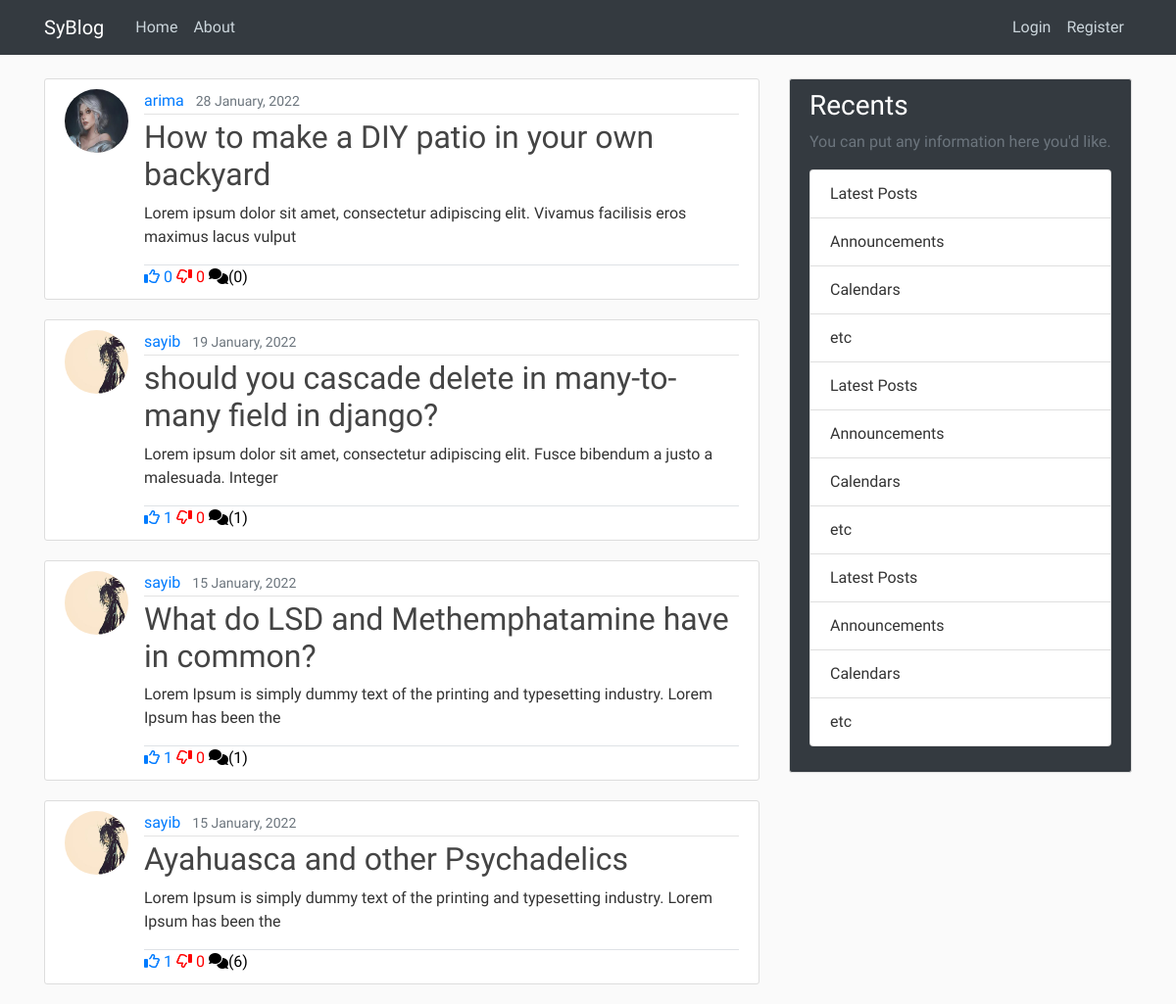
The page / on the database its author committed.
### blog/models.py (models this page shows, shortened)
class Post(models.Model):
    title = models.CharField(max_length=100)
    content = models.TextField()
    date_posted = models.DateTimeField(default=timezone.now)
    author = models.ForeignKey(User, on_delete=models.CASCADE)
    likes = models.ManyToManyField(User, related_name="blog_likes")
    dislikes = models.ManyToManyField(User, related_name="blog_dislikes")
    def snippet(self):
        return self.content[:100]
    def likes_count(self):
        return self.likes.count()
    def dislikes_count(self):
        return self.dislikes.count()

### users/models.py (models this page shows, shortened)
class Profile(models.Model):
    user = models.OneToOneField(User, on_delete=models.CASCADE)
    image = models.ImageField(default = "default.jpg", upload_to='profile_pics')

### blog/views.py (the view)
# urls.py: path('', PostListView.as_view(), name="blog-home"),
class PostListView(ListView):
    model = Post
    template_name = "blog/home.html"
    context_object_name = 'posts'
    ordering = ['-date_posted']

### friend/context_processors.py (called while the page is built)
def requests_to_base(requests):
    receivers = dict(Counter([req.receiver for req in FriendRequest.objects.all()]))
    return {'receivers': receivers}

### blog/templates/blog/home.html
{% extends 'blog/base.html' %}
{% block content %}
    {% for post in posts %}
        <article class="media content-section">
            <img class="rounded-circle article-img" src="{{post.author.profile.image.url}}" >
            <div class="media-body">
                <div class="article-metadata">
                    <a class="mr-2" href="{% url 'user_display' post.author.id %}">{{ post.author }}</a>
                    <small class="text-muted">{{ post.date_posted|date:"d F, Y" }}</small>
                </div>
                <h2><a class="article-title" href="{% url 'post-detail' post.id%}">{{ post.title }}</a></h2>
                <p class="article-content">{{ post.snippet }}</p>
                <div class="border-top">
                    <a class="like-btn"  style="text-decoration:none" disabled><i class="fa-regular fa-thumbs-up"></i> {{post.likes_count}}</a>
                    <a class="like-btn"  style="text-decoration:none; color:red" disabled><i class="fa-regular fa-thumbs-down fa-flip-horizontal"></i> {{post.dislikes_count}}</a>
                    <a style="text-decoration:none; color:black" disabled><i class="fas fa-comments"></i>({{post.comments.all.count}})</a>
                </div>
            </div>
        </article>
    {% endfor %}
{% endblock content %}

### blog/static/blog/main.css (style rules this page uses)
body { background: #fafafa; color: #333333; margin-top: 5rem; font-family: 'Quicksand'; }
a { text-decoration: none; }
h1, h2, h3, h4, h5, h6 { color:black; }
.content-section { background: #ffffff; padding: 10px 20px; border: 1px solid #dddddd; border-radius: 3px; margin-bottom: 20px; }
.article-title { color: #444444; }
.article-content { white-space: pre-line; }
.article-img { height: 65px; width: 65px; margin-right: 16px; }
.article-metadata { padding-bottom: 1px; margin-bottom: 4px; border-bottom: 1px solid #e3e3e3 }
.border-top { border-top: 1px solid #dee2e6 !important; }

### rows shown on the page
Post: author.profile.image (placeholder picture), author "arima", date_posted "28 January, 2022", title "How to make a DIY patio in your own backyard", snippet "Lorem ipsum dolor sit amet, consectetur adipiscing elit. Vivamus facilisis eros maximus lacus vulput", likes_count "0", dislikes_count "0", comments.all.count "0"
Post: author.profile.image (picture), author "sayib", date_posted "19 January, 2022", title "should you cascade delete in many-to-many field in django?", snippet "Lorem ipsum dolor sit amet, consectetur adipiscing elit. Fusce bibendum a justo a malesuada. Integer", likes_count "1", dislikes_count "0", comments.all.count "1"
Post: author.profile.image (picture), author "sayib", date_posted "15 January, 2022", title "What do LSD and Methemphatamine have in common?", snippet "Lorem Ipsum is simply dummy text of the printing and typesetting industry. Lorem Ipsum has been the", likes_count "1", dislikes_count "0", comments.all.count "1"
Post: author.profile.image (picture), author "sayib", date_posted "15 January, 2022", title "Ayahuasca and other Psychadelics", snippet "Lorem Ipsum is simply dummy text of the printing and typesetting industry. Lorem Ipsum has been the", likes_count "1", dislikes_count "0", comments.all.count "6"
